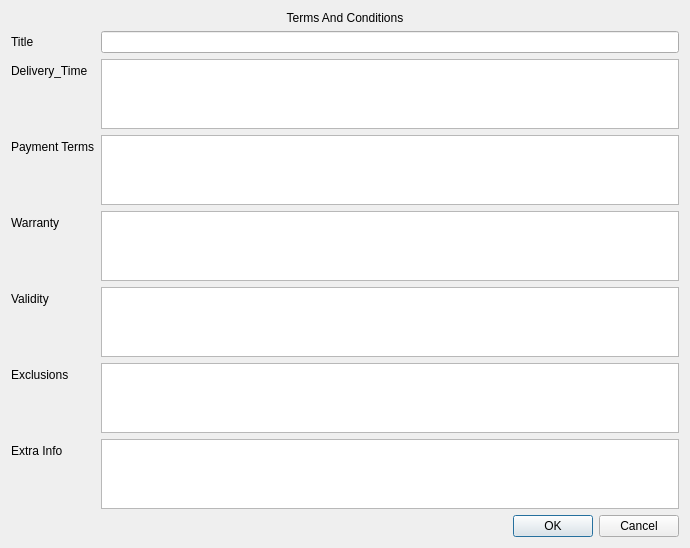
<?xml version="1.0" encoding="UTF-8"?>
<ui version="4.0">
 <class>TermsConditions</class>
 <widget class="QWidget" name="TermsConditions">
  <property name="geometry">
   <rect>
    <x>0</x>
    <y>0</y>
    <width>690</width>
    <height>521</height>
   </rect>
  </property>
  <property name="windowTitle">
   <string>Form</string>
  </property>
  <layout class="QVBoxLayout" name="verticalLayout" stretch="1,10,0">
   <item>
    <widget class="QLabel" name="label">
     <property name="text">
      <string>Terms And Conditions</string>
     </property>
     <property name="alignment">
      <set>Qt::AlignCenter</set>
     </property>
    </widget>
   </item>
   <item>
    <layout class="QFormLayout" name="formLayout">
     <item row="0" column="0">
      <widget class="QLabel" name="titleLabel">
       <property name="text">
        <string>Title</string>
       </property>
      </widget>
     </item>
     <item row="0" column="1">
      <widget class="QLineEdit" name="titleLineEdit"/>
     </item>
     <item row="1" column="0">
      <widget class="QLabel" name="delivery_TimeLabel">
       <property name="text">
        <string>Delivery_Time</string>
       </property>
      </widget>
     </item>
     <item row="2" column="0">
      <widget class="QLabel" name="paymentTermsLabel">
       <property name="text">
        <string>Payment Terms</string>
       </property>
      </widget>
     </item>
     <item row="3" column="0">
      <widget class="QLabel" name="warrantyLabel">
       <property name="text">
        <string>Warranty</string>
       </property>
      </widget>
     </item>
     <item row="4" column="0">
      <widget class="QLabel" name="validityLabel">
       <property name="text">
        <string>Validity</string>
       </property>
      </widget>
     </item>
     <item row="5" column="0">
      <widget class="QLabel" name="exclusionsLabel">
       <property name="text">
        <string>Exclusions</string>
       </property>
      </widget>
     </item>
     <item row="6" column="0">
      <widget class="QLabel" name="extraInfoLabel">
       <property name="text">
        <string>Extra Info</string>
       </property>
      </widget>
     </item>
     <item row="1" column="1">
      <widget class="QPlainTextEdit" name="DeliveryplainTextEdit"/>
     </item>
     <item row="2" column="1">
      <widget class="QPlainTextEdit" name="paymentplainTextEdit"/>
     </item>
     <item row="3" column="1">
      <widget class="QPlainTextEdit" name="WarrantyplainTextEdit"/>
     </item>
     <item row="4" column="1">
      <widget class="QPlainTextEdit" name="ValidityplainTextEdit"/>
     </item>
     <item row="5" column="1">
      <widget class="QPlainTextEdit" name="ExclusionsplainTextEdit"/>
     </item>
     <item row="6" column="1">
      <widget class="QPlainTextEdit" name="ExtraTextEdit"/>
     </item>
    </layout>
   </item>
   <item>
    <widget class="QDialogButtonBox" name="buttonBox">
     <property name="standardButtons">
      <set>QDialogButtonBox::Cancel|QDialogButtonBox::Ok</set>
     </property>
    </widget>
   </item>
  </layout>
 </widget>
 <resources/>
 <connections/>
</ui>
